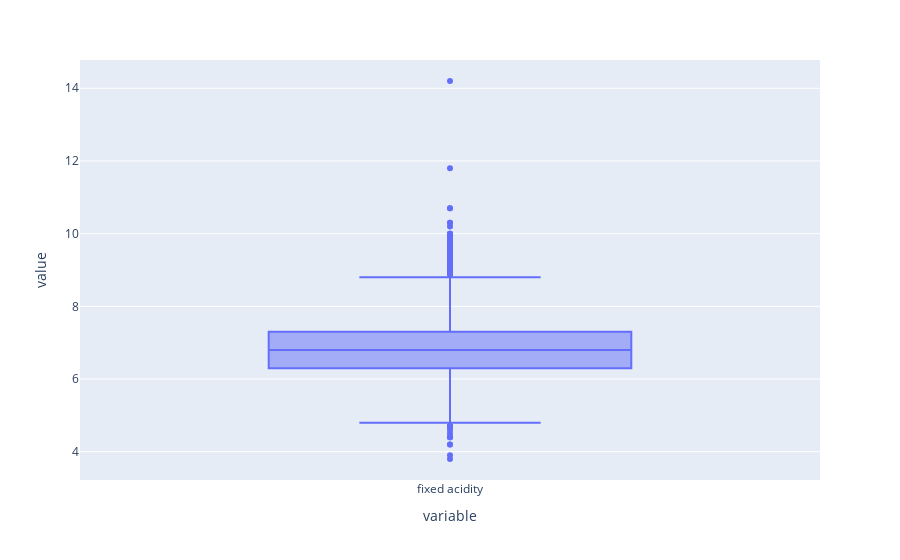

Notebook source saved alongside this figure:
### Code cell
# Criação do grafico box-plot para a variável 'fixed acidity'
bp_acid_f = px.box(x["fixed acidity"])
print(bp_acid_f.show())

### Figure 1 — Plotly figure (JSON) as saved in the notebook; plotly's stock layout.template omitted (floating-point values rounded to 4 significant figures; data arrays with more than 128 entries replaced by an {"elided": "..."} marker saying what was removed)
{"data": [{"alignmentgroup": "True", "hovertemplate": "variable=%{x}<br>value=%{y}<extra></extra>", "legendgroup": "", "marker": {"color": "#636efa"}, "name": "", "notched": false, "offsetgroup": "", "orientation": "v", "showlegend": false, "type": "box", "x": {"elided": "4898 str values"}, "x0": " ", "xaxis": "x", "y": {"elided": "4898 float values"}, "y0": " ", "yaxis": "y"}], "layout": {"boxmode": "group", "legend": {"tracegroupgap": 0}, "margin": {"t": 60}, "xaxis": {"anchor": "y", "domain": [0, 1], "title": {"text": "variable"}}, "yaxis": {"anchor": "x", "domain": [0, 1], "title": {"text": "value"}}}}
